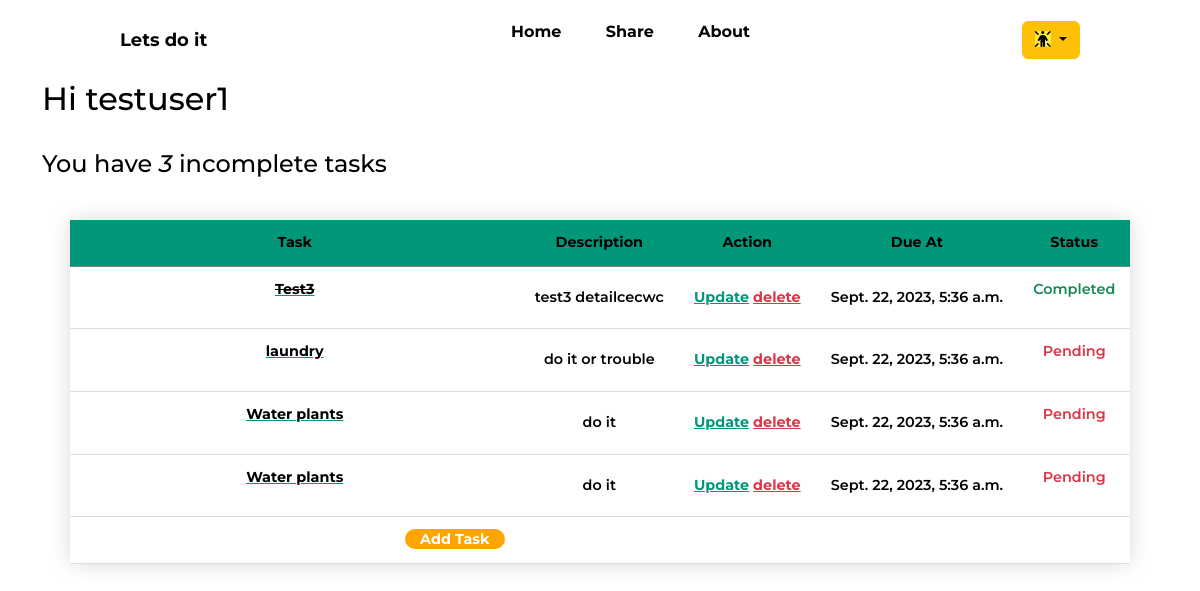
Page /task/ (signed in) on the committed database.
### todo_app/models.py (models this page shows, shortened)
class Tasks(models.Model):
    user=models.ForeignKey(User,related_name='user',on_delete=models.CASCADE)
    title=models.CharField(max_length=56,blank=False)
    description=models.TextField(max_length=256,blank=True)
    created_at=models.DateTimeField(auto_now_add=True)
    due_at = models.DateTimeField(("end"), db_index=True, help_text=("The end time must be later than the start time."),blank=True,default=timezone.now()+timedelta(1))
    compleated=models.BooleanField(default=False)
    class Meta:
        ordering = ('compleated',)

### todo_app/views.py (the view)
# urls.py: path('task/',views.TaskList.as_view(),name='home'),
class TaskList(LoginRequiredMixin,ListView):
    model=models.Tasks
    context_object_name='tasks'
    def get_context_data(self, **kwargs: Any) -> dict[str, Any]:
        context= super().get_context_data(**kwargs)
        context['tasks']=context['tasks'].filter(user=self.request.user)
        context['tasks']=context['tasks'].order_by('due_at')
        context['count']=context['tasks'].filter(compleated=False).count()
        return context

### templates/todo_app/tasks_list.html (shortened to what this page needs)
{%extends 'todo_app/base.html'%}
{% block baseblock%}
<div class="header">
    <H2>Hi {{request.user.username}}</H2><br>
    <h4>You have <i>{{count}} </i>incomplete tasks</h4>
</div>
<div class="table">
   <table class="styled-table">
    <thead>
        <tr>
            <th>Task</th>
            <th>Description</th>
            <th>Action</th>
            <th>Due At</th>
            <th>Status</th>
        </tr>
    </thead>
    <tbody>
        {%for task in tasks%}
        <tr>
            {%if task.compleated%}
            <td><a href="{%url 'task_detail' task.id%}"><p class="text-decoration-line-through">{{task.title}}</p></a></td>
            {%else%}
            <td><a href="{%url 'task_detail' task.id%}"><p>{{task.title}}</p></a></td>
            {%endif%}
            <td>{{task.description}}</td>
            <td>
                <a href="{% url 'task_update' task.id%}">Update</a>
                <a href="{% url 'task_delete' task.id%}" class="text-danger">delete</a>
            </td>
            <td>
                {{task.due_at}}
            </td>
            <td>{%if task.compleated%}
                <p class="text-success">Completed</p>
                {%else%}
                <p class="text-danger">Pending</p>
                {%endif%}
            </td>
        </tr>
        {%empty%}
        <tr>
           <td><p>No tasks found</p></td>
        </tr>
        {% endfor %}
        <tr>
            <td>        </div>
        <div class="create"><a href="{%url 'task_create'%}">Add Task</a></div>
        </div>
{%endblock%}

### templates/todo_app/base.html (shortened to what this page needs)
  <!DOCTYPE html>
<html lang="en">
<head>
  <link rel="stylesheet" href="https://cdnjs.cloudflare.com/ajax/libs/font-awesome/6.4.2/css/all.min.css">
  <link href="https://cdn.jsdelivr.net/npm/bootstrap@5.3.2/dist/css/bootstrap.min.css" rel="stylesheet">
</head>
<body>
  <header>
    <div class="navbar">
      <div class="logo"><a href="#">Lets do it </a></div>
    <ul class="links">
      {%if request.user.is_authenticated%}
      <li class="link"><a href="{%url 'home'%}">Home</a></li>
      {%else%}
      <li class="link"><a href="{%url 'index'%}">Home</a></li>
      {%endif%}
      <li class="link"><a href="{%url 'share'%}">Share</a></li>
      <li class="link"><a href="{%url 'about'%}">About</a></li>
    </ul>
    {%if request.user.is_authenticated%}
    <div class="btn-group">
      <button type="button" class="btn btn-warning button dropdown-toggle" data-bs-toggle="dropdown" aria-expanded="false">
        <i class="fa-solid fa-person-rays" style="background-color: rgb(255, 232, 55);"></i>
      </button>
    </div>
    {%endif%}
   </div>
  </header>
</body>
<div class="container">
  {%block baseblock%}
  {%endblock%}
</html>

### templates/todo_app/base.html (style rules this page uses)
* { box-sizing: border-box; margin: 0; padding: 0; background-color:F5F5F5; color:black; font-family: "Montserrat",sans-serif; }
body { font-size: medium!important; font-weight: 600; }
a { font-family: "Montserrat",sans-serif; text-decoration: none; color: black; font-weight: bold; }
.navbar { display: flex; justify-content: space-between; align-items: center; padding: 20px 10%; }
.links li { display:inline-block; padding: 0 20px; }
.logo { cursor: pointer; font-weight: bold; font-size: large; }

### templates/todo_app/tasks_list.html (style rules this page uses)
.table { display: flex; align-items: center; justify-content: center; margin-top: 1rem; }
.styled-table { border-collapse: collapse; margin: 25px 0; font-size: 0.9em; font-family: sans-serif; min-width: 400px; box-shadow: 0 0 20px rgba(0, 0, 0, 0.15); }
.styled-table thead tr { background-color: #009879; color: #ffffff; text-align: left; }
.styled-table th, .styled-table td { padding: 12px 15px; }
.styled-table tbody tr { border-bottom: 1px solid #dddddd; }
td a { text-decoration: underline; color: #009879; }
th { text-align: center; }
td { text-align: center; }
.create a { border-radius: 20px; background-color: orange; color: white; text-align: center; text-decoration: none; display: inline-block; height: 20px; width: 100px; margin-left: 20rem; }

### rows in the picture
Tasks: title "Test3", description "test3 detailcecwc", due_at "Sept. 22, 2023, 5:36 a.m.", compleated "Completed"
Tasks: title "laundry", description "do it or trouble", due_at "Sept. 22, 2023, 5:36 a.m.", compleated "Pending"
Tasks: title "Water plants", description "do it", due_at "Sept. 22, 2023, 5:36 a.m.", compleated "Pending"
Tasks: title "Water plants", description "do it", due_at "Sept. 22, 2023, 5:36 a.m.", compleated "Pending"

### other values in the picture
{{ request.user.username }} "testuser1"
{{ count }} "3"
